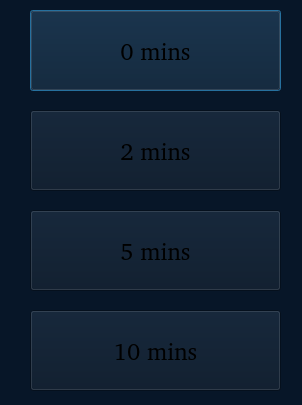
<?xml version="1.0" encoding="UTF-8"?>
<ui version="4.0">
 <class>Dialog_topalarm_mute</class>
 <widget class="QDialog" name="Dialog_topalarm_mute">
  <property name="geometry">
   <rect>
    <x>0</x>
    <y>0</y>
    <width>302</width>
    <height>405</height>
   </rect>
  </property>
  <property name="windowTitle">
   <string>Dialog</string>
  </property>
  <property name="styleSheet">
   <string notr="true">background-color: rgb(7, 22, 40);</string>
  </property>
  <widget class="QPushButton" name="mutebtn1">
   <property name="geometry">
    <rect>
     <x>30</x>
     <y>10</y>
     <width>251</width>
     <height>81</height>
    </rect>
   </property>
   <property name="font">
    <font>
     <family>Arial [Mono]</family>
     <pointsize>18</pointsize>
    </font>
   </property>
   <property name="styleSheet">
    <string notr="true">QPushButton {   
font-style:&quot;Arial&quot;;
color:rgb(255, 255, 255);
background-color: rgb(8, 98, 202);
 border-style: solid;
 border-width:1px;
 border-radius:20px;
 border-color:  rgb(11, 42, 78);
border:2px groove gray;
padding:14px 17px;
 border: none;}
QPushButton:checked{
 background-color: rgb(11, 42, 78);
 };</string>
   </property>
   <property name="text">
    <string>0 mins</string>
   </property>
  </widget>
  <widget class="QPushButton" name="mutebtn2">
   <property name="geometry">
    <rect>
     <x>30</x>
     <y>110</y>
     <width>251</width>
     <height>81</height>
    </rect>
   </property>
   <property name="font">
    <font>
     <family>Arial [Mono]</family>
     <pointsize>18</pointsize>
    </font>
   </property>
   <property name="styleSheet">
    <string notr="true">QPushButton {   
font-style:&quot;Arial&quot;;
color:rgb(255, 255, 255);
background-color: rgb(8, 98, 202);
 border-style: solid;
 border-width:1px;
 border-radius:20px;
 border-color:  rgb(11, 42, 78);
border:2px groove gray;
padding:14px 17px;
 border: none;}
QPushButton:checked{
 background-color: rgb(11, 42, 78);
 };</string>
   </property>
   <property name="text">
    <string>2 mins</string>
   </property>
  </widget>
  <widget class="QPushButton" name="mutebtn4">
   <property name="geometry">
    <rect>
     <x>30</x>
     <y>310</y>
     <width>251</width>
     <height>81</height>
    </rect>
   </property>
   <property name="font">
    <font>
     <family>Arial [Mono]</family>
     <pointsize>18</pointsize>
    </font>
   </property>
   <property name="styleSheet">
    <string notr="true">QPushButton {   
font-style:&quot;Arial&quot;;
color:rgb(255, 255, 255);
background-color: rgb(8, 98, 202);
 border-style: solid;
 border-width:1px;
 border-radius:20px;
 border-color:  rgb(11, 42, 78);
border:2px groove gray;
padding:14px 17px;
 border: none;}
QPushButton:checked{
 background-color: rgb(11, 42, 78);
 };</string>
   </property>
   <property name="text">
    <string>10 mins</string>
   </property>
  </widget>
  <widget class="QPushButton" name="mutebtn3">
   <property name="geometry">
    <rect>
     <x>30</x>
     <y>210</y>
     <width>251</width>
     <height>81</height>
    </rect>
   </property>
   <property name="font">
    <font>
     <family>Arial [Mono]</family>
     <pointsize>18</pointsize>
    </font>
   </property>
   <property name="styleSheet">
    <string notr="true">QPushButton {   
font-style:&quot;Arial&quot;;
color:rgb(255, 255, 255);
background-color: rgb(8, 98, 202);
 border-style: solid;
 border-width:1px;
 border-radius:20px;
 border-color:  rgb(11, 42, 78);
border:2px groove gray;
padding:14px 17px;
 border: none;}
QPushButton:checked{
 background-color: rgb(11, 42, 78);
 };</string>
   </property>
   <property name="text">
    <string>5 mins</string>
   </property>
  </widget>
 </widget>
 <resources/>
 <connections/>
</ui>
